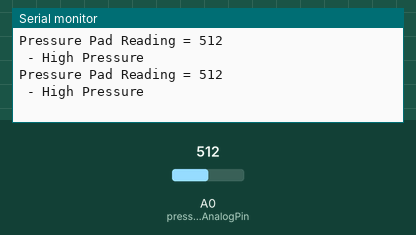
This sketch was run on a simulated Arduino Uno, built with avr-gcc and run on an emulated ATmega328P. Shown: the last lines printed to the serial monitor. The inputs (shaded band) are chosen by the test bench; at power-on: A0 (pressureAnalogPin) = 512.

Above: at 1.8 s.
1.9 s: A0 (pressureAnalogPin) set to 214
At 2.5 s:
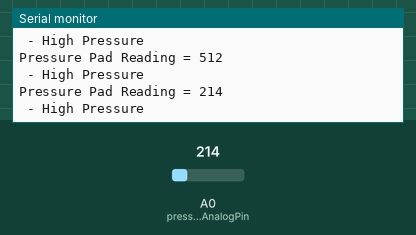
3.4 s: A0 (pressureAnalogPin) set to 184
At 4.8 s:
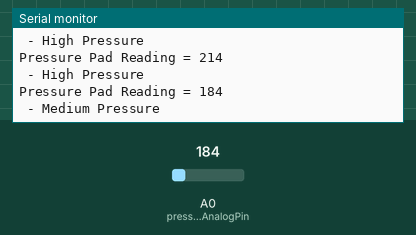
6.5 s: A0 (pressureAnalogPin) set to 104
At 7.6 s:
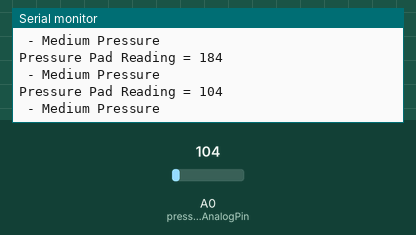
8.0 s: A0 (pressureAnalogPin) set to 94
At 8.3 s:
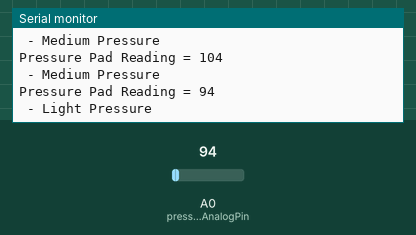
10.5 s: A0 (pressureAnalogPin) set to 6
At 11.8 s:
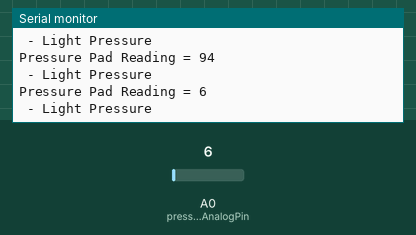
12.0 s: A0 (pressureAnalogPin) set to 3
At 12.6 s:
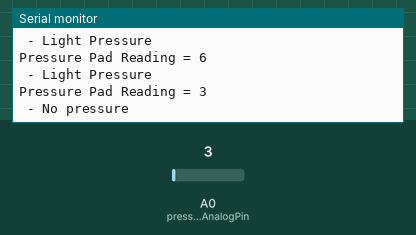
Timing chart, 0 to 15.0 s (numbered marks = the images above; inputs shaded):
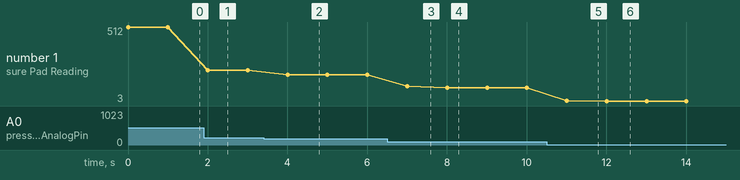

Measured:
- the behaviour switches between 200 and 199 on A0 (pressureAnalogPin) (found by bisection; images 1 and 2)
- the behaviour switches between 100 and 99 on A0 (pressureAnalogPin) (found by bisection; images 3 and 4)
- the behaviour switches between 5 and 4 on A0 (pressureAnalogPin) (found by bisection; images 5 and 6)
- after the input at 1.9 s, the serial monitor: prints a new line after 0.10 s (image 1)
- after the input at 3.4 s, the serial monitor: prints a new line after 0.60 s (image 2)
- after the input at 6.5 s, the serial monitor: prints a new line after 0.50 s (image 3)
- after the input at 8.0 s, the serial monitor: prints a new line at once (image 4)
- after the input at 10.5 s, the serial monitor: prints a new line after 0.51 s (image 5)
- after the input at 12.0 s, the serial monitor: prints a new line at once (image 6)

The sketch:

arduino_pressure_pad.ino
```cpp
/* Pressure Pad Sketch
 * Code inspired by adafruit.com
 */


int pressureAnalogPin = 0; //Pin where our pressure pad is located.
int pressureReading; // INT variable for storing our reading

//Adjust these if required.
int noPressure = 5; //max value for no pressure on the pad
int lightPressure = 100; //max value for light pressure on the pad
int mediumPressure = 200; //max value for medium pressure on the pad

void setup(void) {
  Serial.begin(9600);
}

void loop(void) {
  pressureReading = analogRead(pressureAnalogPin);

  Serial.print("Pressure Pad Reading = ");
  Serial.println(pressureReading);
  //float voltage = pressureReading * (5.0 / 1023.0);
  //Serial.print("Voltage = ");
  //Serial.println(voltage);

  if (pressureReading < noPressure) {
    Serial.println(" - No pressure");
  } else if (pressureReading < lightPressure) {
    Serial.println(" - Light Pressure");
  } else if (pressureReading < mediumPressure) {
    Serial.println(" - Medium Pressure");
  } else{
    Serial.println(" - High Pressure");
  }
  delay(1000);
}
```
